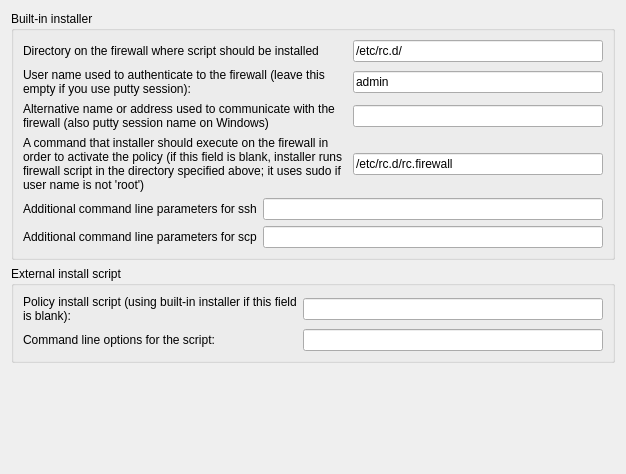
     <widget class="QWidget" name="tab1" >
      <attribute name="title" >
       <string>Installer</string>
      </attribute>
      <layout class="QGridLayout" name="gridLayout_3" >
       <item row="0" column="0" >
        <widget class="QGroupBox" name="groupBox2" >
         <property name="title" >
          <string>Built-in installer</string>
         </property>
         <layout class="QGridLayout" name="gridLayout_102" >
          <item row="0" column="0" >
           <widget class="QLabel" name="label556" >
            <property name="text" >
             <string>Directory on the firewall where script should be installed</string>
            </property>
            <property name="alignment" >
             <set>Qt::AlignLeading|Qt::AlignLeft|Qt::AlignVCenter</set>
            </property>
            <property name="wordWrap" >
             <bool>true</bool>
            </property>
           </widget>
          </item>
          <item row="0" column="1" >
           <widget class="QLineEdit" name="ipt_fw_dir" >
            <property name="sizePolicy" >
             <sizepolicy vsizetype="Fixed" hsizetype="Fixed" >
              <horstretch>0</horstretch>
              <verstretch>0</verstretch>
             </sizepolicy>
            </property>
            <property name="minimumSize" >
             <size>
              <width>250</width>
              <height>0</height>
             </size>
            </property>
            <property name="text" >
             <string>/etc/rc.d/</string>
            </property>
            <property name="cursorPosition" >
             <number>0</number>
            </property>
            <property name="readOnly" >
             <bool>true</bool>
            </property>
           </widget>
          </item>
          <item row="1" column="0" >
           <widget class="QLabel" name="textLabel1_2" >
            <property name="text" >
             <string>User name used to authenticate to the firewall (leave this empty if you use putty session):</string>
            </property>
            <property name="alignment" >
             <set>Qt::AlignLeading|Qt::AlignLeft|Qt::AlignVCenter</set>
            </property>
            <property name="wordWrap" >
             <bool>true</bool>
            </property>
           </widget>
          </item>
          <item row="1" column="1" >
           <widget class="QLineEdit" name="ipt_user" >
            <property name="sizePolicy" >
             <sizepolicy vsizetype="Fixed" hsizetype="Fixed" >
              <horstretch>0</horstretch>
              <verstretch>0</verstretch>
             </sizepolicy>
            </property>
            <property name="minimumSize" >
             <size>
              <width>250</width>
              <height>0</height>
             </size>
            </property>
            <property name="text" >
             <string>admin</string>
            </property>
            <property name="cursorPosition" >
             <number>0</number>
            </property>
            <property name="readOnly" >
             <bool>true</bool>
            </property>
           </widget>
          </item>
          <item row="2" column="0" >
           <widget class="QLabel" name="textLabel1_3" >
            <property name="text" >
             <string>Alternative name or address used to communicate with the firewall (also putty session name on Windows)</string>
            </property>
            <property name="alignment" >
             <set>Qt::AlignLeading|Qt::AlignLeft|Qt::AlignTop</set>
            </property>
            <property name="wordWrap" >
             <bool>true</bool>
            </property>
           </widget>
          </item>
          <item row="2" column="1" >
           <widget class="QLineEdit" name="altAddress" >
            <property name="sizePolicy" >
             <sizepolicy vsizetype="Fixed" hsizetype="Fixed" >
              <horstretch>0</horstretch>
              <verstretch>0</verstretch>
             </sizepolicy>
            </property>
            <property name="minimumSize" >
             <size>
              <width>250</width>
              <height>0</height>
             </size>
            </property>
           </widget>
          </item>
          <item row="3" column="0" >
           <widget class="QLabel" name="textLabel1_4" >
            <property name="text" >
             <string>A command that installer should execute on the firewall in order to activate the policy (if this field is blank, installer runs firewall script in the directory specified above; it uses sudo if user name is not 'root')</string>
            </property>
            <property name="alignment" >
             <set>Qt::AlignVCenter</set>
            </property>
            <property name="wordWrap" >
             <bool>true</bool>
            </property>
           </widget>
          </item>
          <item row="3" column="1" >
           <widget class="QLineEdit" name="activationCmd" >
            <property name="sizePolicy" >
             <sizepolicy vsizetype="Fixed" hsizetype="Fixed" >
              <horstretch>0</horstretch>
              <verstretch>0</verstretch>
             </sizepolicy>
            </property>
            <property name="minimumSize" >
             <size>
              <width>250</width>
              <height>0</height>
             </size>
            </property>
            <property name="text" >
             <string>/etc/rc.d/rc.firewall</string>
            </property>
            <property name="cursorPosition" >
             <number>0</number>
            </property>
            <property name="readOnly" >
             <bool>true</bool>
            </property>
           </widget>
          </item>
          <item row="4" column="0" colspan="2" >
           <layout class="QHBoxLayout" >
            <item>
             <widget class="QLabel" name="textLabel1_7" >
              <property name="text" >
               <string>Additional command line parameters for ssh</string>
              </property>
              <property name="wordWrap" >
               <bool>false</bool>
              </property>
             </widget>
            </item>
            <item>
             <widget class="QLineEdit" name="sshArgs" >
              <property name="sizePolicy" >
               <sizepolicy vsizetype="Fixed" hsizetype="Expanding" >
                <horstretch>0</horstretch>
                <verstretch>0</verstretch>
               </sizepolicy>
              </property>
              <property name="minimumSize" >
               <size>
                <width>300</width>
                <height>0</height>
               </size>
              </property>
             </widget>
            </item>
           </layout>
          </item>
          <item row="5" column="0" colspan="2" >
           <layout class="QHBoxLayout" name="_2" >
            <item>
             <widget class="QLabel" name="textLabel1_8" >
              <property name="text" >
               <string>Additional command line parameters for scp</string>
              </property>
              <property name="wordWrap" >
               <bool>false</bool>
              </property>
             </widget>
            </item>
            <item>
             <widget class="QLineEdit" name="scpArgs" >
              <property name="sizePolicy" >
               <sizepolicy vsizetype="Fixed" hsizetype="Expanding" >
                <horstretch>0</horstretch>
                <verstretch>0</verstretch>
               </sizepolicy>
              </property>
              <property name="minimumSize" >
               <size>
                <width>300</width>
                <height>0</height>
               </size>
              </property>
             </widget>
            </item>
           </layout>
          </item>
         </layout>
        </widget>
       </item>
       <item row="1" column="0" >
        <widget class="QGroupBox" name="groupBox1" >
         <property name="title" >
          <string>External install script</string>
         </property>
         <layout class="QGridLayout" name="gridLayout_2" >
          <item row="0" column="0" >
           <layout class="QHBoxLayout" name="horizontalLayout" >
            <item>
             <widget class="QLabel" name="textLabel5_2" >
              <property name="sizePolicy" >
               <sizepolicy vsizetype="Preferred" hsizetype="Expanding" >
                <horstretch>0</horstretch>
                <verstretch>0</verstretch>
               </sizepolicy>
              </property>
              <property name="text" >
               <string>Policy install script (using built-in installer if this field is blank):</string>
              </property>
              <property name="alignment" >
               <set>Qt::AlignLeading|Qt::AlignLeft|Qt::AlignVCenter</set>
              </property>
              <property name="wordWrap" >
               <bool>true</bool>
              </property>
             </widget>
            </item>
            <item>
             <widget class="QLineEdit" name="installScript" >
              <property name="sizePolicy" >
               <sizepolicy vsizetype="Fixed" hsizetype="Fixed" >
                <horstretch>0</horstretch>
                <verstretch>0</verstretch>
               </sizepolicy>
              </property>
              <property name="minimumSize" >
               <size>
                <width>300</width>
                <height>0</height>
               </size>
              </property>
             </widget>
            </item>
           </layout>
          </item>
          <item row="1" column="0" >
           <layout class="QHBoxLayout" name="horizontalLayout_2" >
            <item>
             <widget class="QLabel" name="textLabel6_2" >
              <property name="sizePolicy" >
               <sizepolicy vsizetype="Preferred" hsizetype="Expanding" >
                <horstretch>0</horstretch>
                <verstretch>0</verstretch>
               </sizepolicy>
              </property>
              <property name="text" >
               <string>Command line options for the script:</string>
              </property>
              <property name="alignment" >
               <set>Qt::AlignLeading|Qt::AlignLeft|Qt::AlignVCenter</set>
              </property>
              <property name="wordWrap" >
               <bool>false</bool>
              </property>
             </widget>
            </item>
            <item>
             <widget class="QLineEdit" name="installScriptArgs" >
              <property name="sizePolicy" >
               <sizepolicy vsizetype="Fixed" hsizetype="Fixed" >
                <horstretch>0</horstretch>
                <verstretch>0</verstretch>
               </sizepolicy>
              </property>
              <property name="minimumSize" >
               <size>
                <width>300</width>
                <height>0</height>
               </size>
              </property>
             </widget>
            </item>
           </layout>
          </item>
         </layout>
        </widget>
       </item>
       <item row="2" column="0" >
        <spacer>
         <property name="orientation" >
          <enum>Qt::Vertical</enum>
         </property>
         <property name="sizeType" >
          <enum>QSizePolicy::Expanding</enum>
         </property>
         <property name="sizeHint" stdset="0" >
          <size>
           <width>20</width>
           <height>100</height>
          </size>
         </property>
        </spacer>
       </item>
      </layout>
     </widget>
